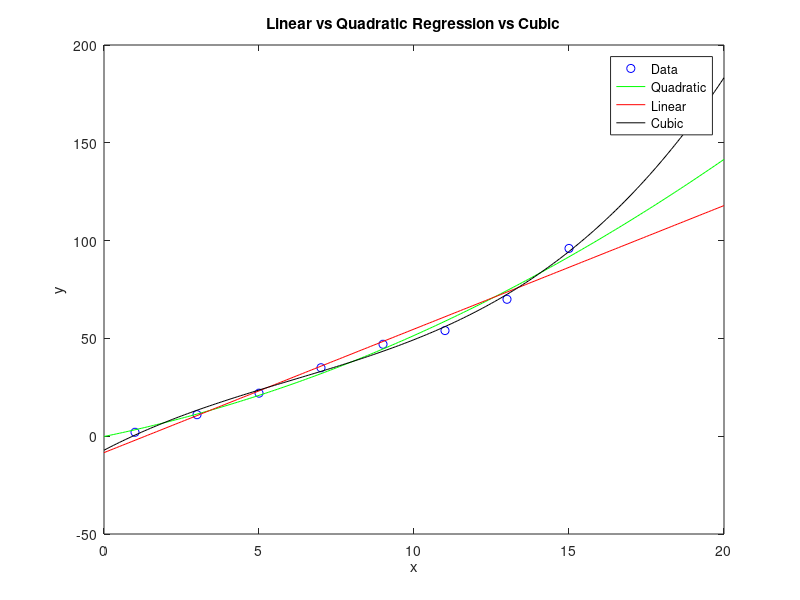

Reproduce this figure in MATLAB.
% Regression Analysis - Polynomial Interpolation

% any randon (x,y) points that were chosen
x = [1 3 5 7 9 11 13 15];
y = [2 11 22 35 47 54 70 96];


% produces a parabolic line of best fit for points (x,y)
A = polyfit(x,y,2);

% produces a linear line of best fit for points (x,y)
B = polyfit(x,y,1);

C = polyfit(x,y,3);

% A = [an an-1 an-2 ... 1]
% B = [bn bn-1 bn-2 ... 1]

xp = 0:0.1:20;

% polyval function takes polynomials A/B and evaluates them at xp
yline = polyval(B, xp);
ypara = polyval(A, xp);
ycubic = polyval(C, xp);

% first part plots (x,y) points
% second part plots ypara as a green line for all values of xp
% last part plots yline as a red line for all values of xp

plot(x,y,'bo', xp, ypara, 'g', xp, yline, 'r',xp, ycubic, 'k');
xlabel('x');
ylabel('y');

title('Linear vs Quadratic Regression vs Cubic');
legend('Data', 'Quadratic', 'Linear', 'Cubic');

% displays the area under the graph using trapezoidal rule
area = trapz(x,y);
disp(area);
